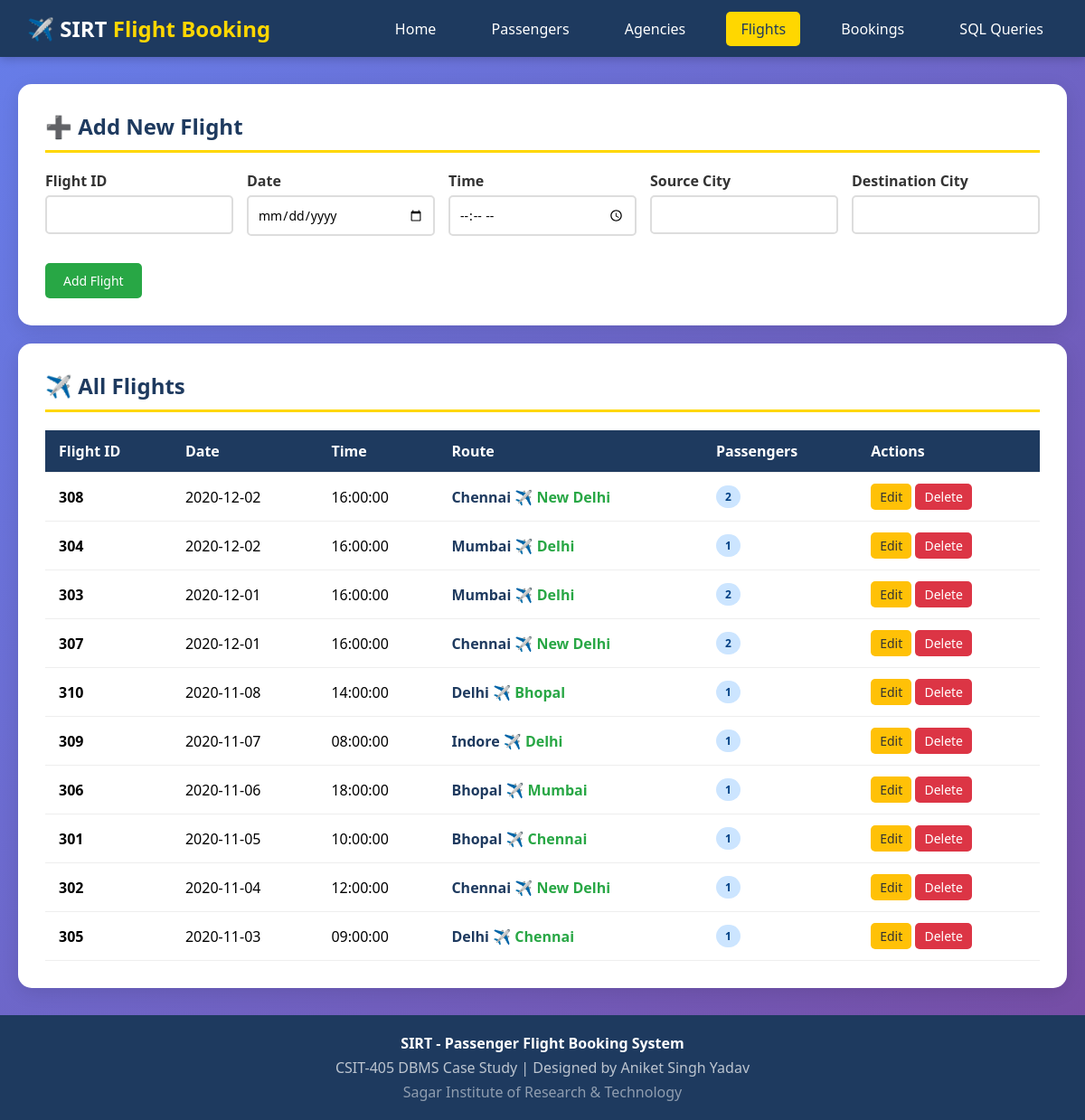
Page /flights.php on the committed database.
### tables this page shows
CREATE TABLE Flight (
    fid VARCHAR(10) PRIMARY KEY,
    fdate DATE NOT NULL,
    time TIME NOT NULL,
    src VARCHAR(50) NOT NULL,
    dest VARCHAR(50) NOT NULL
);

### flights.php (the view, shortened to what this page needs)
<?php
include 'config.php';
include 'header.php';
$edit_data = null;
?>
<div class="card">
    <h2><?php echo $edit_data ? '✏️ Edit Flight' : '➕ Add New Flight'; ?></h2>
    <form method="POST" action="">
        <div style="display: grid; grid-template-columns: repeat(auto-fit, minmax(200px, 1fr)); gap: 15px;">
            <div class="form-group">
                <label>Flight ID</label>
                <input type="text" name="fid" value="<?php echo $edit_data['fid'] ?? ''; ?>" <?php echo $edit_data ? 'readonly' : 'required'; ?>>
            </div>
            <div class="form-group">
                <label>Date</label>
                <input type="date" name="fdate" value="<?php echo $edit_data['fdate'] ?? ''; ?>" required>
            </div>
            <div class="form-group">
                <label>Time</label>
                <input type="time" name="time" value="<?php echo $edit_data['time'] ?? ''; ?>" required>
            </div>
            <div class="form-group">
                <label>Source City</label>
                <input type="text" name="src" value="<?php echo $edit_data['src'] ?? ''; ?>" required>
            </div>
            <div class="form-group">
                <label>Destination City</label>
                <input type="text" name="dest" value="<?php echo $edit_data['dest'] ?? ''; ?>" required>
            </div>
        </div>
        <button type="submit" class="btn btn-success" style="margin-top: 15px;">
            <?php echo $edit_data ? 'Update Flight' : 'Add Flight'; ?>
        </button>
    </form>
</div>
<div class="card">
    <h2>✈️ All Flights</h2>
    <table>
        <thead>
            <tr>
                <th>Flight ID</th>
                <th>Date</th>
                <th>Time</th>
                <th>Route</th>
                <th>Passengers</th>
                <th>Actions</th>
            </tr>
        </thead>
        <tbody>
            <?php
            $result = mysqli_query($conn, "
                SELECT f.*, COUNT(b.fid) as passenger_count
                FROM Flight f
                LEFT JOIN Booking b ON f.fid = b.fid
                GROUP BY f.fid
                ORDER BY f.fdate DESC
            ");
            while ($row = mysqli_fetch_assoc($result)):
            ?>
            <tr>
                <td><strong><?php echo $row['fid']; ?></strong></td>
                <td><?php echo $row['fdate']; ?></td>
                <td><?php echo $row['time']; ?></td>
                <td>
                    <span style="color: #1e3a5f; font-weight: bold;"><?php echo $row['src']; ?></span>
                    ✈️
                    <span style="color: #28a745; font-weight: bold;"><?php echo $row['dest']; ?></span>
                </td>
                <td><span class="badge badge-male"><?php echo $row['passenger_count']; ?></span></td>
                <td>
                    <a href="flights.php?edit=<?php echo $row['fid']; ?>" class="btn btn-warning" style="padding: 5px 10px;">Edit</a>
                    <a href="flights.php?delete=<?php echo $row['fid']; ?>" class="btn btn-danger" style="padding: 5px 10px;" onclick="return confirm('Are you sure?')">Delete</a>
                </td>
            </tr>
            <?php endwhile; ?>
        </tbody>
    </table>
</div>
<?php include 'footer.php'; ?>

### header.php (style rules this page uses)
* { margin: 0; padding: 0; box-sizing: border-box; font-family: 'Segoe UI', Tahoma, Geneva, Verdana, sans-serif; }
body { background: linear-gradient(135deg, #667eea 0%, #764ba2 100%); min-height: 100vh; }
.card { background: white; border-radius: 15px; padding: 30px; margin-bottom: 20px; box-shadow: 0 5px 20px rgba(0,0,0,0.1); }
.card h2 { color: #1e3a5f; margin-bottom: 20px; padding-bottom: 10px; border-bottom: 3px solid #ffd700; }
table { width: 100%; border-collapse: collapse; margin-top: 15px; }
table th, table td { padding: 12px 15px; text-align: left; border-bottom: 1px solid #eee; }
table th { background: #1e3a5f; color: white; }
.btn { display: inline-block; padding: 10px 20px; background: #1e3a5f; color: white; text-decoration: none; border-radius: 5px; border: none; cursor: pointer; font-size: 14px; transition: background 0.3s; }
.btn-success { background: #28a745; }
.btn-danger { background: #dc3545; }
.btn-warning { background: #ffc107; color: #333; }
.form-group { margin-bottom: 15px; }
.form-group label { display: block; margin-bottom: 5px; font-weight: bold; color: #333; }
.form-group input, .form-group select { width: 100%; padding: 10px; border: 2px solid #ddd; border-radius: 5px; font-size: 14px; }
.badge { display: inline-block; padding: 4px 10px; border-radius: 20px; font-size: 12px; font-weight: bold; }
.badge-male { background: #cce5ff; color: #004085; }

### rows in the picture
flight: fid "308", fdate "2020-12-02", time "16:00:00", src "Chennai", dest "New Delhi", passenger_count "2"
flight: fid "304", fdate "2020-12-02", time "16:00:00", src "Mumbai", dest "Delhi", passenger_count "1"
flight: fid "303", fdate "2020-12-01", time "16:00:00", src "Mumbai", dest "Delhi", passenger_count "2"
flight: fid "307", fdate "2020-12-01", time "16:00:00", src "Chennai", dest "New Delhi", passenger_count "2"
flight: fid "310", fdate "2020-11-08", time "14:00:00", src "Delhi", dest "Bhopal", passenger_count "1"
flight: fid "309", fdate "2020-11-07", time "08:00:00", src "Indore", dest "Delhi", passenger_count "1"
flight: fid "306", fdate "2020-11-06", time "18:00:00", src "Bhopal", dest "Mumbai", passenger_count "1"
flight: fid "301", fdate "2020-11-05", time "10:00:00", src "Bhopal", dest "Chennai", passenger_count "1"
flight: fid "302", fdate "2020-11-04", time "12:00:00", src "Chennai", dest "New Delhi", passenger_count "1"
flight: fid "305", fdate "2020-11-03", time "09:00:00", src "Delhi", dest "Chennai", passenger_count "1"
